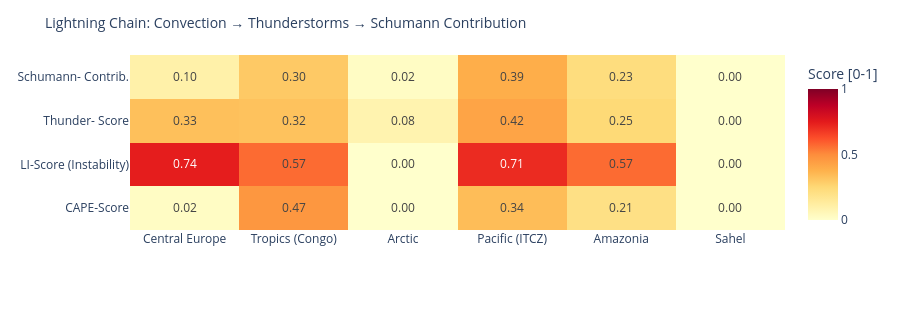

Notebook code cell kept with this figure:
### Code cell
# ============================================================
# LIGHTNING CHAIN: Convection → Thunderstorms → Schumann
# Shows the causal chain per measurement point as heatmap
# ============================================================

def cape_score(v):
    """CAPE → normalized score [0,1]"""
    if v is None or pd.isna(v): return 0.0
    return min(1.0, float(v) / 3000)

def li_score(v):
    """Lifted Index: negative = unstable → score [0,1]"""
    if v is None or pd.isna(v): return 0.3
    return min(1.0, max(0.0, (-float(v) + 6) / 12))

def cloud_score(v):
    if v is None or pd.isna(v): return 0.3
    return float(v) / 100

def thunder_score(row):
    """Kombinierter Gewitterwahrscheinlichkeits-Score
    CAPE + LI + Bedeckung + WMO-Gewitter + konvektiver Niederschlag (showers)
    Hinweis: X-Ray und Kp sind kein Bestandteil – nur geomagn./solarer Kontext.
    """
    cs = cape_score(row.get('cape'))
    ls = li_score(row.get('li'))
    cl = cloud_score(row.get('cloud'))
    t  = 1.0 if row.get('thunderstorm') else 0.0
    # Convective precipitation (showers) as additional indicator
    sh = min(1.0, (row.get('showers') or 0) / 5.0)
    return round(cs * 0.30 + ls * 0.25 + cl * 0.15 + t * 0.20 + sh * 0.10, 3)

def schumann_contribution(t_score, lat):
    """Schumann contribution: higher in tropics (±30°), scaled by thunderstorm score"""
    lat_weight = max(0.3, 1.0 - abs(lat) / 60)
    return round(t_score * lat_weight, 3)

df_atm['cape_score']   = df_atm.apply(lambda r: cape_score(r['cape']), axis=1)
df_atm['li_score']     = df_atm.apply(lambda r: li_score(r['li']),    axis=1)
df_atm['thunder_score']= df_atm.apply(lambda r: thunder_score(r.to_dict()), axis=1)
df_atm['schumann_contribution'] = df_atm.apply(
    lambda r: schumann_contribution(r['thunder_score'], r['lat']), axis=1)

metrics = ['cape_score', 'li_score', 'thunder_score', 'schumann_contribution']
labels  = ['CAPE-Score', 'LI-Score\n(Instability)', 'Thunder-\nScore', 'Schumann-\nContrib.']
z_data  = [df_atm[m].tolist() for m in metrics]

fig = go.Figure(go.Heatmap(
    z=z_data,
    x=df_atm['point'].tolist(),
    y=labels,
    colorscale='YlOrRd',
    zmin=0, zmax=1,
    text=[[f'{v:.2f}' for v in row] for row in z_data],
    texttemplate='%{text}', textfont=dict(size=12),
    colorbar=dict(title='Score [0-1]')
))
fig.update_layout(
    title=dict(text='Lightning Chain: Convection → Thunderstorms → Schumann Contribution', font=dict(size=14)),
    height=310,
    plot_bgcolor='rgba(0,0,0,0)', paper_bgcolor='rgba(0,0,0,0)',
    margin=dict(l=130, r=80, t=55, b=80)
)
fig.show()

### Figure 1 — Plotly figure (JSON) as saved in the notebook; plotly's stock layout.template omitted (floating-point values rounded to 4 significant figures)
{"data": [{"colorbar": {"title": {"text": "Score [0-1]"}}, "colorscale": [[0.0, "rgb(255,255,204)"], [0.125, "rgb(255,237,160)"], [0.25, "rgb(254,217,118)"], [0.375, "rgb(254,178,76)"], [0.5, "rgb(253,141,60)"], [0.625, "rgb(252,78,42)"], [0.75, "rgb(227,26,28)"], [0.875, "rgb(189,0,38)"], [1.0, "rgb(128,0,38)"]], "text": [["0.02", "0.47", "0.00", "0.34", "0.21", "0.00"], ["0.74", "0.57", "0.00", "0.71", "0.57", "0.00"], ["0.33", "0.32", "0.08", "0.42", "0.25", "0.00"], ["0.10", "0.30", "0.02", "0.39", "0.23", "0.00"]], "textfont": {"size": 12}, "texttemplate": "%{text}", "type": "heatmap", "x": ["Central Europe", "Tropics (Congo)", "Arctic", "Pacific (ITCZ)", "Amazonia", "Sahel"], "y": ["CAPE-Score", "LI-Score\n(Instability)", "Thunder-\nScore", "Schumann-\nContrib."], "z": [[0.02333, 0.4667, 0.0, 0.34, 0.2067, 0.0], [0.7417, 0.5667, 0.0, 0.7083, 0.5667, 0.0], [0.33, 0.324, 0.081, 0.423, 0.246, 0.0], [0.099, 0.302, 0.024, 0.388, 0.225, 0.0]], "zmax": 1, "zmin": 0}], "layout": {"height": 310, "margin": {"b": 80, "l": 130, "r": 80, "t": 55}, "paper_bgcolor": "rgba(0,0,0,0)", "plot_bgcolor": "rgba(0,0,0,0)", "title": {"font": {"size": 14}, "text": "Lightning Chain: Convection → Thunderstorms → Schumann Contribution"}}}
